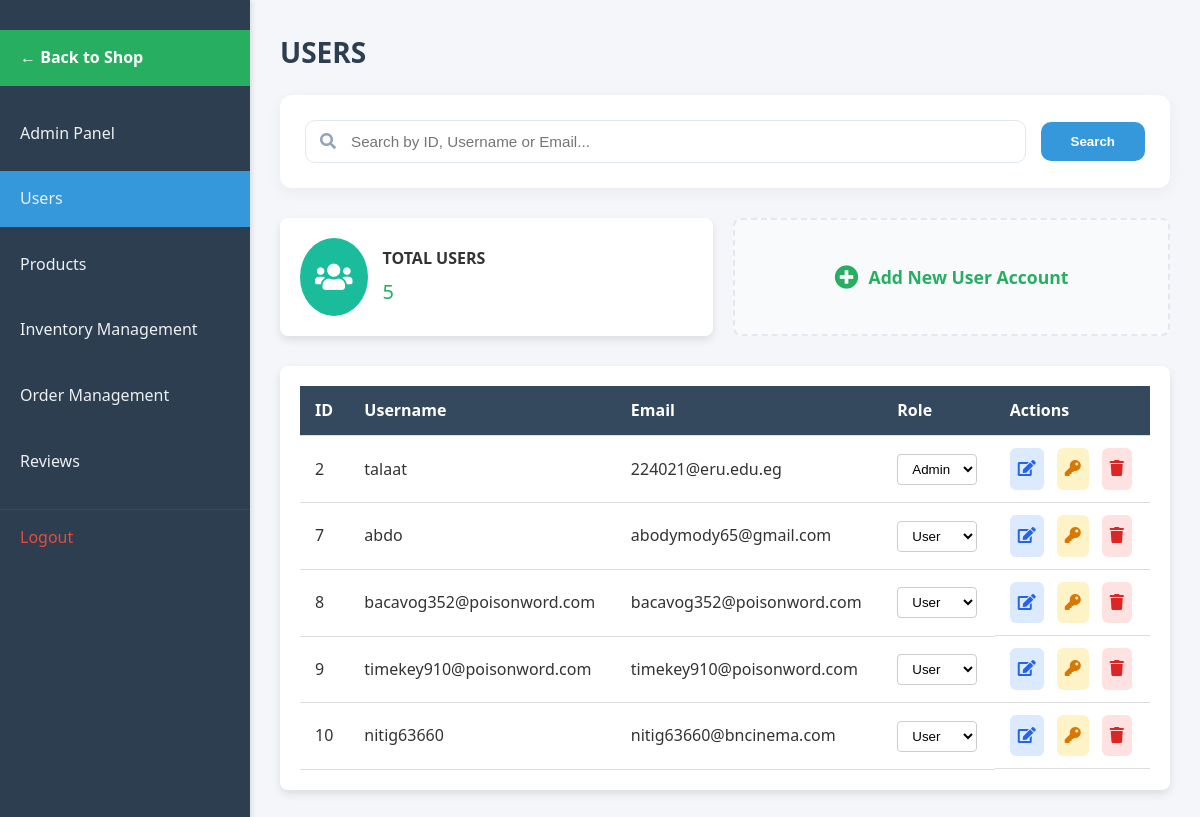
The page /admin/useradmin.php (signed in) on the database its author committed.
### tables this page shows
CREATE TABLE `users` (
  `id` int(11) NOT NULL,
  `username` varchar(50) NOT NULL,
  `email` varchar(100) NOT NULL,
  `password` varchar(255) NOT NULL,
  `role` enum('customer','admin') NOT NULL DEFAULT 'customer',
  `twofa_method` enum('none','totp','email') NOT NULL DEFAULT 'none',
  `created_at` datetime NOT NULL DEFAULT current_timestamp(),
  `is_verified` tinyint(1) DEFAULT 0,
  `phone` varchar(30) DEFAULT NULL
);

### admin/useradmin.php (the view, shortened to what this page needs)
<?php
require_once __DIR__ . '/../init.php';
$search = isset($_GET['search']) ? trim($_GET['search']) : '';
$query = "SELECT id, username, email, role FROM users";
$result = $conn->query($query);
$users = $result->fetch_all(MYSQLI_ASSOC);
$total_users_query = "SELECT COUNT(*) as total FROM users";
$total_users = $conn->query($total_users_query)->fetch_assoc()['total'];
?>
<!DOCTYPE html>
<html lang="en">
<head>
    <link href="https://cdnjs.cloudflare.com/ajax/libs/font-awesome/5.10.0/css/all.min.css" rel="stylesheet">
    <link rel="stylesheet" href="assets/css/useradmin.css">
</head>
<body>
    <nav>
        <ul>
            <li><a href="../shop.php"
                    style="background-color: #27ae60; color: white; margin-bottom: 20px; font-weight: bold;">← Back to
                    Shop</a></li>
            <li><a href="AdminPanel.php">Admin Panel</a></li>
            <li><a href="#" class="active">Users</a></li>
            <li><a href="products.php">Products</a></li>
            <li><a href="Inventory.php">Inventory Management</a></li>
            <li><a href="order_management.php">Order Management</a></li>
            <li><a href="reviews_management.php">Reviews</a></li>
            <li><a href="/app/logout.php">Logout</a></li>
        </ul>
    </nav>
    <div class="main-content">
        <h1 class="page-title">USERS</h1>
        <div class="search-container" style="background: white; padding: 25px; border-radius: 12px; box-shadow: 0 4px 15px rgba(0,0,0,0.05); margin-bottom: 30px;">
            <form action="" method="GET" style="display: flex; gap: 15px; align-items: center; flex-wrap: wrap;">
                <div style="flex: 1; min-width: 300px; position: relative;">
                    <i class="fas fa-search" style="position: absolute; left: 15px; top: 50%; transform: translateY(-50%); color: #94a3b8;"></i>
                    <input type="text" name="search" value="<?php echo htmlspecialchars($search); ?>" placeholder="Search by ID, Username or Email..."
                        style="width: 100%; padding: 12px 15px 12px 45px; border: 1.5px solid #e2e8f0; border-radius: 10px; font-size: 0.95rem; outline: none; transition: all 0.2s;">
                </div>
                <button type="submit" style="padding: 12px 30px; background: #3498db; color: white; border: none; border-radius: 10px; font-weight: 600; cursor: pointer; transition: background 0.2s;">
                    Search
                </button>
            </form>
        </div>
        <div class="dashboard-cards">
            <div class="card">
                <div class="card-header">
                    <div class="card-icon users">
                        <i class="fas fa-users"></i>
                    </div>
                    <div>
                        <p class="card-title">TOTAL USERS</p>
                        <p class="card-value"><?php echo $total_users; ?></p>
                    </div>
                </div>
            </div>
            <div class="card" style="display: flex; align-items: center; justify-content: center; background: #f8fafc; border: 2px dashed #e2e8f0; box-shadow: none;">
                <a href="add_user.php" style="text-decoration: none; color: #27ae60; font-weight: 700; font-size: 1.1rem; display: flex; align-items: center; gap: 10px;">
                    <i class="fas fa-plus-circle" style="font-size: 1.5rem;"></i> Add New User Account
                </a>
            </div>
        </div>
        <div class="tables-section">
            <div class="table-container">
                <table>
                    <thead>
                        <tr>
                            <th>ID</th>
                            <th>Username</th>
                            <th>Email</th>
                            <th>Role</th>
                            <th>Actions</th>
                        </tr>
                    </thead>
                    <tbody>
                        <?php
                        foreach ($users as $user) {
                            echo "<tr>";
                            echo "<td>" . $user['id'] . "</td>";
                            echo "<td>" . htmlspecialchars($user['username']) . "</td>";
                            echo "<td>" . htmlspecialchars($user['email']) . "</td>";
                            echo "<td>";
                            echo "<select onchange='updateRole(" . $user['id'] . ", this.value)'>";
                            if ($user['role'] == 'admin') {
                                echo "<option value='1' selected>Admin</option>";
                            } else {
                                echo "<option value='0' selected>User</option>";
                            }
                            echo "</select>";
                            echo "</td>";
                            echo "<td class='actions'>";
                            echo "<a href='edit_user.php?id=" . $user['id'] . "' class='btn-edit' title='Edit Details' style='display:inline-block; padding: 8px; background: #dbeafe; color: #2563eb; border-radius: 6px; margin-right: 5px;'><i class='fas fa-edit'></i></a>";
                            echo "<a href='reset_user_password.php?id=" . $user['id'] . "' class='btn-reset' title='Reset Password' style='display:inline-block; padding: 8px; background: #fef3c7; color: #d97706; border-radius: 6px; margin-right: 5px;'><i class='fas fa-key'></i></a>";
                            echo "<a href='?delete=" . $user['id'] . "' class='btn-delete' title='Delete User' style='display:inline-block; padding: 8px; background: #fee2e2; color: #dc2626; border-radius: 6px;' onclick='return confirm(\"Are you sure you want to delete this user?\")'><i class='fas fa-trash'></i></a>";
                            echo "</td>";
                            echo "</tr>";
                        }
                        ?>
                    </tbody>
                </table>
            </div>
        </div>
    </div>
</body>
</html>

### admin/assets/css/useradmin.css (style rules this page uses)
* { margin: 0; padding: 0; box-sizing: border-box; }
body { font-family: 'Segoe UI', Tahoma, Geneva, Verdana, sans-serif; background-color: #f4f6f9; color: #333; line-height: 1.6; }
nav { width: 250px; background-color: #2c3e50; color: #fff; padding: 20px 0; position: fixed; height: 100%; box-shadow: 2px 0 5px rgba(0, 0, 0, 0.1); }
nav ul { list-style: none; }
nav ul li { margin: 10px 0; }
nav ul li a { display: block; padding: 15px 20px; color: #ecf0f1; text-decoration: none; font-size: 16px; transition: background-color 0.3s, padding-left 0.3s; }
nav ul li a.active { background-color: #3498db; }
nav ul li:last-child a { margin-top: 20px; border-top: 1px solid #34495e; padding-top: 15px; color: #e74c3c; }
.main-content { margin-left: 250px; padding: 30px; min-height: 100vh; }
.page-title { font-size: 28px; margin-bottom: 20px; color: #2c3e50; }
.dashboard-cards { display: flex; gap: 20px; margin-bottom: 30px; }
.card { background-color: #fff; padding: 20px; flex: 1; box-shadow: 0 4px 8px rgba(0,0,0,0.1); border-radius: 8px; }
.card-header { display: flex; align-items: center; gap: 15px; }
.card-icon { font-size: 30px; padding: 15px; border-radius: 50%; background-color: #1abc9c; color: #fff; }
.card-title { font-weight: bold; font-size: 16px; margin-bottom: 5px; }
.card-value { font-size: 20px; color: #27ae60; }
.tables-section { margin-top: 20px; }
.table-container { background-color: #fff; padding: 20px; border-radius: 8px; box-shadow: 0 4px 8px rgba(0,0,0,0.1); overflow-x: auto; }
table { width: 100%; border-collapse: collapse; }
thead { background-color: #34495e; color: #fff; }
th, td { padding: 12px 15px; text-align: left; border-bottom: 1px solid #ddd; }
select { padding: 6px 10px; border: 1px solid #ccc; border-radius: 4px; background-color: #fff; cursor: pointer; }
.actions { display: flex; gap: 8px; }

### rows shown on the page
users: id "2", username "talaat", email "224021@eru.edu.eg", role+id "Admin"
users: id "7", username "abdo", email "abodymody65@gmail.com", role+id "User"
users: id "8", username "bacavog352@poisonword.com", email "bacavog352@poisonword.com", role+id "User"
users: id "9", username "timekey910@poisonword.com", email "timekey910@poisonword.com", role+id "User"
users: id "10", username "nitig63660", email "nitig63660@bncinema.com", role+id "User"

### other values the page prints
$total_users "5"
